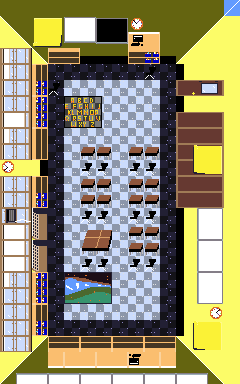

A 2D game scene composited from a Tiled map and its tileset images. What follows is a short description and the map's XML, with each tile layer's data collapsed to a summary:
An orthogonal 15x24 tile map with 16x16 px tiles, 4 tile layers (Tile Layer 1, collide, moveable, decoration), 2 tilesets and 124 objects (120x find, 3x student, teacher).

<map version="1.10" tiledversion="1.10.2" orientation="orthogonal" renderorder="right-down" width="15" height="24" tilewidth="16" tileheight="16" infinite="0" nextlayerid="6" nextobjectid="151">
 <editorsettings>
  <export format="json" />
 </editorsettings>
 <tileset firstgid="1" source="CLASSROOM.tsx" />
 <tileset firstgid="64" source="CLASSROOM_MAX.tsx" />
 <layer id="1" name="Tile Layer 1" width="15" height="24">
  <data>[360 cells, 360 non-empty, 12 distinct tile ids]</data>
 </layer>
 <layer id="2" name="collide" width="15" height="24">
  <data>[360 cells, 145 non-empty, 30 distinct tile ids]</data>
 </layer>
 <layer id="5" name="moveable" width="15" height="24">
  <data>[360 cells, 20 non-empty, 5 distinct tile ids]</data>
 </layer>
 <layer id="3" name="decoration" width="15" height="24">
  <data>[360 cells, 42 non-empty, 13 distinct tile ids]</data>
 </layer>
 <objectgroup id="4" name="spawn">
  <object id="3" name="find" x="121.929" y="204.588">
   <point />
  </object>
  <object id="5" name="find" x="152" y="178.618">
   <point />
  </object>
  <object id="7" name="find" x="151.692" y="148.027">
   <point />
  </object>
  <object id="8" name="find" x="135" y="147.079">
   <point />
  </object>
  <object id="10" name="find" x="86.2059" y="148.104">
   <point />
  </object>
  <object id="11" name="find" x="103.026" y="148.18">
   <point />
  </object>
  <object id="12" name="find" x="89.2314" y="253.151">
   <point />
  </object>
  <object id="13" name="find" x="83" y="303.667">
   <point />
  </object>
  <object id="14" name="find" x="40.7083" y="289.208" rotation="-90">
   <point />
  </object>
  <object id="15" name="find" x="40.2917" y="314.375" rotation="-90">
   <point />
  </object>
  <object id="16" name="find" x="97.8333" y="331.833" rotation="-180">
   <point />
  </object>
  <object id="17" name="find" x="151.641" y="61.9127">
   <point />
  </object>
  <object id="18" name="find" x="66.4167" y="61.4681">
   <point />
  </object>
  <object id="19" name="student" x="137" y="101.667">
   <point />
  </object>
  <object id="20" name="student" x="145.333" y="305">
   <point />
  </object>
  <object id="21" name="student" x="76.3333" y="114.667">
   <point />
  </object>
  <object id="22" name="teacher" x="108.667" y="76.3333">
   <point />
  </object>
  <object id="23" name="find" x="170.583" y="324.958" rotation="90">
   <point />
  </object>
  <object id="24" name="find" x="102.097" y="255.579">
   <point />
  </object>
  <object id="25" name="find" x="135.625" y="223.097">
   <point />
  </object>
  <object id="26" name="find" x="153.641" y="223.331">
   <point />
  </object>
  <object id="27" name="find" x="42.75" y="183.25">
   <point />
  </object>
  <object id="49" name="find" x="153.217" y="122.717">
   <point />
  </object>
  <object id="50" name="find" x="140.658" y="123.076">
   <point />
  </object>
  <object id="51" name="find" x="151.423" y="95.8054">
   <point />
  </object>
  <object id="52" name="find" x="115.899" y="106.929">
   <point />
  </object>
  <object id="53" name="find" x="94.3701" y="115.899">
   <point />
  </object>
  <object id="54" name="find" x="81.8113" y="116.258">
   <point />
  </object>
  <object id="55" name="find" x="76.429" y="124.152">
   <point />
  </object>
  <object id="56" name="find" x="92.576" y="124.511">
   <point />
  </object>
  <object id="57" name="find" x="111.594" y="118.411">
   <point />
  </object>
  <object id="58" name="find" x="89.7054" y="95.4466">
   <point />
  </object>
  <object id="59" name="find" x="71.0467" y="94.0113">
   <point />
  </object>
  <object id="60" name="find" x="71.7643" y="80.376">
   <point />
  </object>
  <object id="61" name="find" x="59.9232" y="166.852">
   <point />
  </object>
  <object id="62" name="find" x="54.1821" y="196.275">
   <point />
  </object>
  <object id="63" name="find" x="53.8232" y="209.911">
   <point />
  </object>
  <object id="64" name="find" x="55.9762" y="224.264">
   <point />
  </object>
  <object id="65" name="find" x="55.2585" y="240.41">
   <point />
  </object>
  <object id="66" name="find" x="56.6938" y="259.787">
   <point />
  </object>
  <object id="67" name="find" x="60.6409" y="288.134">
   <point />
  </object>
  <object id="68" name="find" x="55.9762" y="308.587">
   <point />
  </object>
  <object id="69" name="find" x="59.2056" y="321.145">
   <point />
  </object>
  <object id="70" name="find" x="68.8938" y="305.716">
   <point />
  </object>
  <object id="71" name="find" x="68.5349" y="284.187">
   <point />
  </object>
  <object id="72" name="find" x="71.4055" y="251.893">
   <point />
  </object>
  <object id="73" name="find" x="71.4055" y="236.105">
   <point />
  </object>
  <object id="74" name="find" x="69.9702" y="216.728">
   <point />
  </object>
  <object id="75" name="find" x="73.5584" y="199.864">
   <point />
  </object>
  <object id="76" name="find" x="72.482" y="191.611">
   <point />
  </object>
  <object id="77" name="find" x="72.8408" y="160.393">
   <point />
  </object>
  <object id="78" name="find" x="76.429" y="140.299">
   <point />
  </object>
  <object id="79" name="find" x="120.205" y="175.464">
   <point />
  </object>
  <object id="80" name="find" x="119.846" y="135.276">
   <point />
  </object>
  <object id="81" name="find" x="117.335" y="131.329">
   <point />
  </object>
  <object id="82" name="find" x="121.282" y="151.064">
   <point />
  </object>
  <object id="83" name="find" x="119.488" y="232.875">
   <point />
  </object>
  <object id="84" name="find" x="121.282" y="216.369">
   <point />
  </object>
  <object id="85" name="find" x="122.717" y="254.763">
   <point />
  </object>
  <object id="86" name="find" x="116.976" y="277.01">
   <point />
  </object>
  <object id="87" name="find" x="116.617" y="280.957">
   <point />
  </object>
  <object id="88" name="find" x="96.1642" y="291.722">
   <point />
  </object>
  <object id="89" name="find" x="111.594" y="302.487">
   <point />
  </object>
  <object id="90" name="find" x="126.664" y="308.945">
   <point />
  </object>
  <object id="91" name="find" x="127.023" y="293.875">
   <point />
  </object>
  <object id="92" name="find" x="129.176" y="282.034">
   <point />
  </object>
  <object id="93" name="find" x="149.629" y="277.01">
   <point />
  </object>
  <object id="94" name="find" x="144.605" y="315.763">
   <point />
  </object>
  <object id="95" name="find" x="118.77" y="315.404">
   <point />
  </object>
  <object id="96" name="find" x="98.6759" y="303.563">
   <point />
  </object>
  <object id="97" name="find" x="72.1231" y="317.198">
   <point />
  </object>
  <object id="98" name="find" x="99.7524" y="328.322">
   <point />
  </object>
  <object id="99" name="find" x="133.123" y="325.092">
   <point />
  </object>
  <object id="100" name="find" x="121.999" y="317.916">
   <point />
  </object>
  <object id="101" name="find" x="122.717" y="319.351">
   <point />
  </object>
  <object id="102" name="find" x="101.547" y="309.304">
   <point />
  </object>
  <object id="103" name="find" x="100.829" y="305.716">
   <point />
  </object>
  <object id="104" name="find" x="105.494" y="298.898">
   <point />
  </object>
  <object id="105" name="find" x="112.311" y="293.157">
   <point />
  </object>
  <object id="106" name="find" x="94.7289" y="291.363">
   <point />
  </object>
  <object id="107" name="find" x="85.7584" y="297.104">
   <point />
  </object>
  <object id="108" name="find" x="83.9643" y="307.869">
   <point />
  </object>
  <object id="109" name="find" x="112.67" y="303.204">
   <point />
  </object>
  <object id="110" name="find" x="130.611" y="303.922">
   <point />
  </object>
  <object id="111" name="find" x="126.305" y="278.087">
   <point />
  </object>
  <object id="112" name="find" x="125.588" y="272.704">
   <point />
  </object>
  </objectgroup>
</map>
<!-- 38 of 124 objects omitted -->
